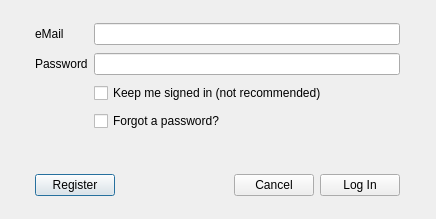
<?xml version="1.0" encoding="UTF-8"?>
<ui version="4.0">
 <class>Dialog</class>
 <widget class="QDialog" name="Dialog">
  <property name="windowModality">
   <enum>Qt::NonModal</enum>
  </property>
  <property name="geometry">
   <rect>
    <x>0</x>
    <y>0</y>
    <width>436</width>
    <height>219</height>
   </rect>
  </property>
  <property name="focusPolicy">
   <enum>Qt::StrongFocus</enum>
  </property>
  <property name="contextMenuPolicy">
   <enum>Qt::NoContextMenu</enum>
  </property>
  <property name="windowTitle">
   <string>Login</string>
  </property>
  <property name="inputMethodHints">
   <set>Qt::ImhNone</set>
  </property>
  <property name="modal">
   <bool>true</bool>
  </property>
  <widget class="QWidget" name="layoutWidget">
   <property name="geometry">
    <rect>
     <x>35</x>
     <y>21</y>
     <width>365</width>
     <height>115</height>
    </rect>
   </property>
   <layout class="QGridLayout" name="gridLayout">
    <item row="0" column="0">
     <widget class="QLabel" name="label">
      <property name="font">
       <font>
        <pointsize>9</pointsize>
       </font>
      </property>
      <property name="text">
       <string>eMail</string>
      </property>
     </widget>
    </item>
    <item row="0" column="1">
     <widget class="QLineEdit" name="txteMail">
      <property name="font">
       <font>
        <pointsize>9</pointsize>
       </font>
      </property>
     </widget>
    </item>
    <item row="1" column="0">
     <widget class="QLabel" name="label_2">
      <property name="font">
       <font>
        <pointsize>9</pointsize>
       </font>
      </property>
      <property name="text">
       <string>Password</string>
      </property>
     </widget>
    </item>
    <item row="1" column="1">
     <widget class="QLineEdit" name="txtPwd">
      <property name="font">
       <font>
        <pointsize>9</pointsize>
       </font>
      </property>
      <property name="echoMode">
       <enum>QLineEdit::Password</enum>
      </property>
     </widget>
    </item>
    <item row="2" column="1">
     <widget class="QCheckBox" name="chkKeepSigned">
      <property name="font">
       <font>
        <pointsize>9</pointsize>
       </font>
      </property>
      <property name="text">
       <string>Keep me signed in (not recommended)</string>
      </property>
     </widget>
    </item>
    <item row="3" column="1">
     <widget class="QCheckBox" name="chkForgotPwd">
      <property name="font">
       <font>
        <pointsize>9</pointsize>
       </font>
      </property>
      <property name="text">
       <string>Forgot a password?</string>
      </property>
     </widget>
    </item>
   </layout>
  </widget>
  <widget class="QWidget" name="layoutWidget">
   <property name="geometry">
    <rect>
     <x>35</x>
     <y>140</y>
     <width>365</width>
     <height>56</height>
    </rect>
   </property>
   <layout class="QGridLayout" name="gridLayout_2">
    <item row="0" column="2">
     <spacer name="verticalSpacer">
      <property name="orientation">
       <enum>Qt::Vertical</enum>
      </property>
      <property name="sizeHint" stdset="0">
       <size>
        <width>20</width>
        <height>19</height>
       </size>
      </property>
     </spacer>
    </item>
    <item row="1" column="0">
     <widget class="QPushButton" name="btnRegister">
      <property name="font">
       <font>
        <pointsize>9</pointsize>
       </font>
      </property>
      <property name="text">
       <string>Register</string>
      </property>
     </widget>
    </item>
    <item row="1" column="1">
     <spacer name="horizontalSpacer">
      <property name="orientation">
       <enum>Qt::Horizontal</enum>
      </property>
      <property name="sizeHint" stdset="0">
       <size>
        <width>19</width>
        <height>20</height>
       </size>
      </property>
     </spacer>
    </item>
    <item row="1" column="2">
     <widget class="QPushButton" name="btnCancel">
      <property name="font">
       <font>
        <pointsize>9</pointsize>
       </font>
      </property>
      <property name="focusPolicy">
       <enum>Qt::NoFocus</enum>
      </property>
      <property name="text">
       <string>Cancel</string>
      </property>
     </widget>
    </item>
    <item row="1" column="3">
     <widget class="QPushButton" name="btnLogin">
      <property name="font">
       <font>
        <pointsize>9</pointsize>
       </font>
      </property>
      <property name="text">
       <string>Log In</string>
      </property>
     </widget>
    </item>
   </layout>
  </widget>
 </widget>
 <tabstops>
  <tabstop>txteMail</tabstop>
  <tabstop>txtPwd</tabstop>
  <tabstop>chkKeepSigned</tabstop>
  <tabstop>chkForgotPwd</tabstop>
  <tabstop>btnLogin</tabstop>
  <tabstop>btnRegister</tabstop>
 </tabstops>
 <resources/>
 <connections>
  <connection>
   <sender>txtPwd</sender>
   <signal>returnPressed()</signal>
   <receiver>btnLogin</receiver>
   <slot>click()</slot>
   <hints>
    <hint type="sourcelabel">
     <x>334</x>
     <y>69</y>
    </hint>
    <hint type="destinationlabel">
     <x>336</x>
     <y>169</y>
    </hint>
   </hints>
  </connection>
  <connection>
   <sender>txteMail</sender>
   <signal>returnPressed()</signal>
   <receiver>btnLogin</receiver>
   <slot>click()</slot>
   <hints>
    <hint type="sourcelabel">
     <x>380</x>
     <y>35</y>
    </hint>
    <hint type="destinationlabel">
     <x>380</x>
     <y>178</y>
    </hint>
   </hints>
  </connection>
 </connections>
</ui>
